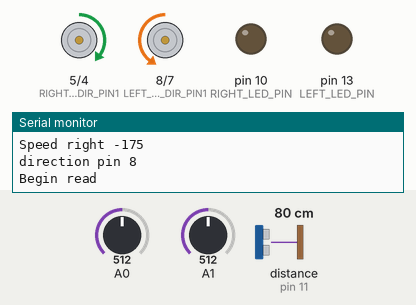
Simulated run of this sketch. Board: Arduino Uno, built with avr-gcc and run on an emulated ATmega328P. Shown: motor-driver pin pairs drawn as motors (green arrow = first pin HIGH = forward, orange = second pin HIGH = backward, longer = more drive, scaled by the enable pin), output pins drawn as LEDs (lit = HIGH), the last lines printed to the serial monitor. Wiring (inferred from the names in the program): ultrasonic range finder: trigger pin 12; echo pin 11. Inputs (shaded band) come from the test bench; at power-on: A0 = 512, A1 = 512, distance to the obstacle (sensor on pin 11) 80 cm. The echo pulse lasts 58.3 µs per cm; pins used as bus, display or sensor lines are not drawn.

Above: at 1.2 s.
1.3 s: A0 set to 587
4.3 s: A0 set to 610
At 5.5 s:
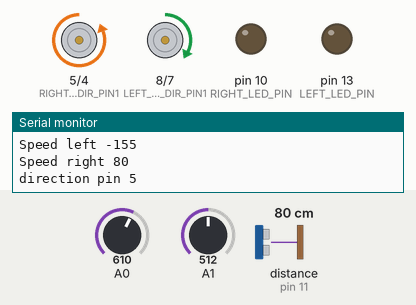
9.1 s: A1 set to 596
12.1 s: A1 set to 627
At 12.7 s:
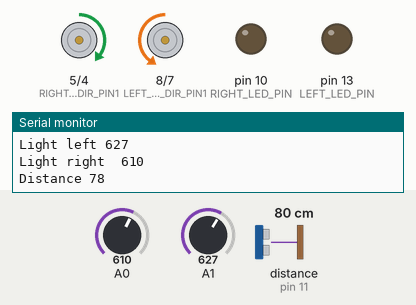
15.1 s: A0 set to 641
At 15.9 s:
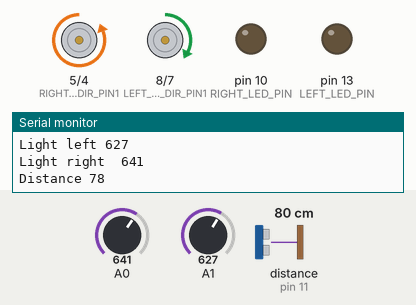
Timing chart, 0 to 17.8 s (numbered marks = the images above; inputs shaded):
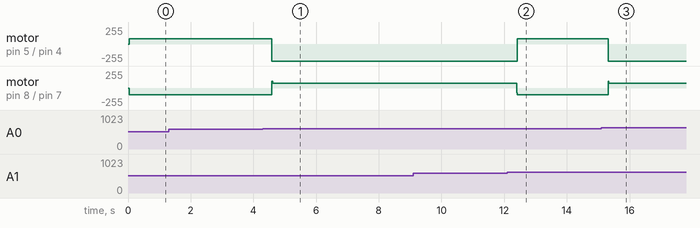

The sketch:

ParanoidLRCar.ino
```cpp
#include <Arduino.h>
#include "Car.h"

ParanoidLRCar behavior(20, 40, 600, 900);
Car car(behavior);

void setup()
{
  Serial.begin(9600);
}

void loop()
{
  car.update();
}
```

Car.cpp
```cpp
#include "Car.h"

// LED
#define LEFT_LED_PIN 13
#define RIGHT_LED_PIN 10
#define LED_ON_TIME 500
#define LED_OFF_TIME 500

// DISTANCE SENSOR MACROS
#define DISTANCE_SENSOR_UPDATE_INTERVAL 50
#define ECHO_PIN 11
#define TRIGGER_PING 12

// LEFT MOTOR
#define LEFT_MOTOR_SPEED_PIN 9
#define LEFT_MOTOR_DIR_PIN1 8
#define LEFT_MOTOR_DIR_PIN2 7
#define LEFT_MOTOR_MAX_SPEED 255
// RIGHT MOTOR
#define RIGHT_MOTOR_SPEED_PIN 3
#define RIGHT_MOTOR_DIR_PIN1 5
#define RIGHT_MOTOR_DIR_PIN2 4
#define RIGHT_MOTOR_MAX_SPEED 230

Car::Car(const ParanoidLRCar &b)
    : distanceSensor(TRIGGER_PING, ECHO_PIN, DISTANCE_SENSOR_UPDATE_INTERVAL),
      //  Motor(int speedControlPin, int dirControlPin1, int dirControlPin2, int MaxSpeed);
      leftMotor(LEFT_MOTOR_SPEED_PIN, LEFT_MOTOR_DIR_PIN1, LEFT_MOTOR_DIR_PIN2, LEFT_MOTOR_MAX_SPEED),
      rightMotor(RIGHT_MOTOR_SPEED_PIN, RIGHT_MOTOR_DIR_PIN1, RIGHT_MOTOR_DIR_PIN2, RIGHT_MOTOR_MAX_SPEED),
      leftLdr(A1),
      rightLdr(A0),
      leftLed(LEFT_LED_PIN, LED_ON_TIME, LED_OFF_TIME),
      rightLed(RIGHT_LED_PIN, LED_ON_TIME, LED_OFF_TIME),
      behavior(b){};

void Car::update()
{
        distanceSensor.update();

        Serial.println("");
        Serial.print("Light left ");
        Serial.println(leftLdr.read());
        Serial.print("Light right  ");
        Serial.println(rightLdr.read());
        Serial.print("Distance ");
        Serial.println(distanceSensor.read());

        behavior.update(leftLdr.read(), rightLdr.read(), distanceSensor.read());
        Serial.print("Speed left ");
        Serial.println(behavior.getLeftMotorSpeed());
        Serial.print("Speed right ");
        Serial.println(behavior.getRightMotorSpeed());

        leftMotor.setSpeed(behavior.getLeftMotorSpeed());
        rightMotor.setSpeed(behavior.getRightMotorSpeed());

        // delay(4000);
};
```

Car.h
```cpp
#ifndef CAR_H
#define CAR_H

#include "ParanoidLRCar.h"
#include "CarBehavior.h"
#include "Motor.h"
#include "Led.h"
#include "Photoresistor.h"
#include "DistanceSensor.h"
#include <Arduino.h>

class Car
{
  DistanceSensor distanceSensor;
  Motor leftMotor;
  Motor rightMotor;
  Photoresistor leftLdr;
  Photoresistor rightLdr;
  Led leftLed;
  Led rightLed;
  ParanoidLRCar behavior;

public:
  Car(const ParanoidLRCar &behavior);
  void update();
};

#endif // CAR_H
```

CarBehavior.cpp
```cpp
#include "CarBehavior.h"
#include <Arduino.h>
void CarBehavior::update(int leftPhotoresistorValue, int rightPhotoresistorValue, int distance)
{
  Serial.println("not implemented");
  // Implementation for the update function
}

int CarBehavior::getLeftMotorSpeed()
{

  // Implementation for the getLeftMotorSpeed function
  return 0; // Placeholder value
}

int CarBehavior::getRightMotorSpeed()
{
  // Implementation for the getRightMotorSpeed function
  return 0; // Placeholder value
}
```

CarBehavior.h
```cpp
#ifndef CARBEHAVIOR_H
#define CARBEHAVIOR_H

class CarBehavior
{
public:
  virtual void update(int leftPhotoresistorValue, int rightPhotoresistorValue, int distance);
  virtual int getLeftMotorSpeed();
  virtual int getRightMotorSpeed();
};

#endif
```

DistanceSensor.cpp
```cpp
#include "DistanceSensor.h"
#include <Arduino.h>

DistanceSensor::DistanceSensor(int triggerPin, int echoPin, long updateInterval)
{
    this->triggerPin = triggerPin;
    this->echoPin = echoPin;
    this->updateInterval = updateInterval;

    pinMode(triggerPin, OUTPUT);
    pinMode(echoPin, INPUT);
    digitalWrite(triggerPin, LOW); // Initialize pin with 0

    previousTime = 0;
    senseTime = 0;
    isReading = false;
}

int DistanceSensor::read()
{
    return latestDistance;
}

void DistanceSensor::beginRead()
{
    if (isReading)
        return;

    Serial.println("Begin read");

    digitalWrite(triggerPin, HIGH);
    isReading = true;
    senseTime = millis();
}

void DistanceSensor::finishRead()
{
    digitalWrite(triggerPin, LOW);
    long t = pulseIn(echoPin, HIGH); // get pulse width
    latestDistance = t / 59;         // scale time to distance in cm
    isReading = false;               // disable reading mode

    Serial.print("Distance: ");
    Serial.print(latestDistance); // Enviamos serialmente el valor de la distancia
    Serial.print("cm");
    Serial.println();
}

void DistanceSensor::update()
{
    unsigned long currentTime = millis();

    // begin sense interval, finish update interval
    if (!isReading && currentTime - previousTime > updateInterval)
    {
        beginRead();
    }

    // begin update interval, finish sense interval
    if (isReading && currentTime - senseTime > SENSE_INTERVAL)
    {
        finishRead();
        previousTime = millis();
    }
}
```

DistanceSensor.h
```cpp
#ifndef DISTANCE_SENSOR_H
#define DISTANCE_SENSOR_H

class DistanceSensor
{
private:
    int triggerPin;
    int echoPin;

    static const long SENSE_INTERVAL = 100; // in millis

    unsigned long previousTime; // millis
    unsigned long senseTime;    // millis, for ping delay computation
    long updateInterval;        // millis, for update interval computation
    bool isReading;

    int latestDistance;

public:
    DistanceSensor(int triggerPin, int echoPin, long updateInterval);

    int read();

    void beginRead();

    void finishRead();

    void update();
};

#endif // DISTANCE_SENSOR_H
```

Led.cpp
```cpp
#include "Led.h"
#include <Arduino.h>

Led::Led(int pin, long on, long off)
{
  this->ledPin = pin;
  pinMode(ledPin, OUTPUT);

  this->onTime = on;
  this->offTime = off;

  ledState = LOW;
  previousMillis = 0;
}

void Led::Update()
{

  // check to see if it's time to change the state of the LED
  unsigned long currentMillis = millis();

  if ((ledState == HIGH) && (currentMillis - previousMillis >= onTime))
  {
    ledState = LOW;                 // Turn it off
    previousMillis = currentMillis; // Remember the time
    digitalWrite(ledPin, ledState); // Update the actual LED
  }
  else if ((ledState == LOW) && (currentMillis - previousMillis >= offTime))
  {
    ledState = HIGH;                // turn it on
    previousMillis = currentMillis; // Remember the time
    digitalWrite(ledPin, ledState); // Update the actual LED
  }
}
```

Led.h
```cpp
#ifndef LED_H
#define LED_H

class Led
{
private:
  int ledPin;
  long onTime;
  long offTime;

  int ledState;
  unsigned long previousMillis;

public:
  Led(int pin, long on, long off);

  void Update();
};

#endif
```

Motor.cpp
```cpp
#include "Motor.h"
#include <Arduino.h>

void Motor::setDirection(Direction dir)
{
  switch (dir)
  {
  case BACKWARD:
    digitalWrite(directionControlPin1, HIGH);
    digitalWrite(directionControlPin2, LOW);
    return;
  case FORWARD:
    digitalWrite(directionControlPin1, LOW);
    digitalWrite(directionControlPin2, HIGH);
    return;
  case STOPPED:
  default:
    digitalWrite(directionControlPin1, LOW);
    digitalWrite(directionControlPin2, LOW);
    return;
  }
}

Motor::Motor(int speedControlPin, int dirControlPin1, int dirControlPin2, int maxSpeed)
{
  this->speedControlPin = speedControlPin;
  this->directionControlPin1 = dirControlPin1;
  this->directionControlPin2 = dirControlPin2;
  this->maxSpeed = maxSpeed;
  pinMode(speedControlPin, OUTPUT);
  pinMode(directionControlPin1, OUTPUT);
  pinMode(directionControlPin2, OUTPUT);
}

void Motor::setSpeed(int speed)
{
  if (speed > 0)
  {
    setDirection(FORWARD);
    Serial.print("direction pin ");
    Serial.println(directionControlPin1);
  }
  else if (speed < 0)
  {
    setDirection(BACKWARD);
  }
  else
  {
    setDirection(STOPPED);
  }

  analogWrite(speedControlPin, map(speed, 0, 255, 0, maxSpeed));
}
```

Motor.h
```cpp
#ifndef MOTOR_H
#define MOTOR_H

enum Direction
{
  FORWARD,
  BACKWARD,
  STOPPED
};

class Motor
{
private:
  int speedControlPin;      // enA or enB
  int directionControlPin1; // in1 or in3
  int directionControlPin2; // in2 or in4

  int maxSpeed;

  void setDirection(Direction dir);

public:
  static const int MAX_SPEED_INPUT = 255;
  Motor(int speedControlPin, int dirControlPin1, int dirControlPin2, int MaxSpeed);
  void setSpeed(int speed);
};

#endif
```

ParanoidLRCar.cpp
```cpp
#include "Print.h"
#include "ParanoidLRCar.h"
#include "Motor.h"

int ParanoidLRCar::getLeftMotorSpeed()
{
  return rightMotorSpeed;
}

int ParanoidLRCar::getRightMotorSpeed()
{
  return leftMotorSpeed;
}

ParanoidLRCar::ParanoidLRCar(int stopDistance, int slowDownDistance, int minPhotoresistorValue, int maxPhotoresistorValue)
{

  this->state = SEARCH_L;
  this->stopDistance = stopDistance;
  this->slowDownDistance = slowDownDistance;
  this->minPhotoresistorValue = minPhotoresistorValue;
  this->maxPhotoresistorValue = maxPhotoresistorValue;
  leftMotorSpeed = 0;
  rightMotorSpeed = 0;
  this->ready = false;
}

void ParanoidLRCar::update(int leftPhotoresistorValue, int rightPhotoresistorValue, int distance)
{
  // no dobla
  switch (this->state)
  {
  case SEARCH_L:
    Serial.println("spinL");
    leftMotorSpeed = -(255 - 80);
    rightMotorSpeed = 80;
    // if both detect a lot of light go ahead
    if (leftPhotoresistorValue > maxPhotoresistorValue && rightPhotoresistorValue > maxPhotoresistorValue)
    {
      // this->lastSpinTime = millis();
      this->state = MOVE;
      rightMotorSpeed = 0;
      leftMotorSpeed = 0;
      return;
    }
    // si el valor derecho es mayor del izquierdo pero no tengo que ir para adelante giro para ese lado

    if (rightPhotoresistorValue > minPhotoresistorValue && rightPhotoresistorValue > leftPhotoresistorValue)
    {
      this->state = SEARCH_R;
      return;
    }
    return;
  case SEARCH_R:
    Serial.println("spinR");
    rightMotorSpeed = -(255 - 100);
    leftMotorSpeed = 80;
    if (leftPhotoresistorValue > minPhotoresistorValue && rightPhotoresistorValue > maxPhotoresistorValue)
    {
      // this->lastSpinTime = millis();
      this->state = MOVE;
      rightMotorSpeed = 0;
      leftMotorSpeed = 0;
      return;
    }
    // si el valor izquierdo es mayor del derecho pero no tengo que ir para adelante giro para ese lado
    if (leftPhotoresistorValue > minPhotoresistorValue && rightPhotoresistorValue < leftPhotoresistorValue)
    {
      this->state = SEARCH_L;
      return;
    }

    return;
  case STOP:
    leftMotorSpeed = 0;
    rightMotorSpeed = 0;
    return;

  case MOVE:
    // checkeo choque
    if (distance < stopDistance)
    {
      // tengo que frenar y cambio de estado
      Serial.println("too close!");
      leftMotorSpeed = 0;
      rightMotorSpeed = 0;
      // change state
      // this->state = STOP;
      return;
    }

    if (distance < slowDownDistance)
    {
      Serial.println("Slow down!");
      leftMotorSpeed = 100;
      rightMotorSpeed = 100;
      return;
    }

    if (rightPhotoresistorValue < minPhotoresistorValue)
    {
      this->state = SEARCH_L;
      return;
    }

    if (leftPhotoresistorValue < minPhotoresistorValue)
    {
      this->state = SEARCH_R;
      return;
    }

    Serial.println("Forward");
    leftMotorSpeed = 200;
    rightMotorSpeed = 180;
    return;

  default:
    return;
  }
}
```

ParanoidLRCar.h
```cpp
#ifndef PARANOIDLRCAR_H
#define PARANOIDLRCAR_H
#include "CarBehavior.h"
#include <Arduino.h>

enum State
{
  SEARCH_L,
  SEARCH_R,
  MOVE,
  STOP
};

class ParanoidLRCar : public CarBehavior
{
private:
  int minPhotoresistorValue;
  int maxPhotoresistorValue;
  int stopDistance;
  int slowDownDistance;
  ;
  State state;
  int leftMotorSpeed;
  int rightMotorSpeed;
  bool ready;

public:
  ParanoidLRCar(int stopDistance, int slowDownDistance, int minPhotoresistorValue, int maxPhotoresistorValue);
  virtual void update(int leftPhotoresistorValue, int rightPhotoresistorValue, int distance);
  virtual int getLeftMotorSpeed();
  virtual int getRightMotorSpeed();
};

#endif
```

Photoresistor.cpp
```cpp
#include "Photoresistor.h"
#include <Arduino.h>

Photoresistor::Photoresistor(int pin)
{
  this->ldrPin = pin;
  pinMode(ldrPin, INPUT);
}

int Photoresistor::read()
{
  int r = analogRead(ldrPin);
  // Serial.print("Light: ");
  // Serial.print(r);
  // Serial.println();

  return r;
}
```

Photoresistor.h
```cpp
#ifndef PHOTORESISTOR_H
#define PHOTORESISTOR_H

class Photoresistor
{
private:
    int ldrPin;

public:
    Photoresistor(int pin);

    int read();
};

#endif
```

Measured:
- the behaviour switches between 600 and 601 on A0 (found by bisection; images 0 and 1)
- the behaviour switches between 610 and 611 on A1 (found by bisection; images 1 and 2)
- the behaviour switches between 627 and 628 on A0 (found by bisection; images 2 and 3)
- after the input at 4.3 s, motor on pin 5 (RIGHT_MOTOR_DIR_PIN1) / pin 4 (RIGHT_MOTOR_DIR_PIN2): forward 80/255 → backward 255/255 after 0.29 s; motor on pin 8 (LEFT_MOTOR_DIR_PIN1) / pin 7 (LEFT_MOTOR_DIR_PIN2): backward 99/255 → forward 72/255 after 0.29 s
- after the input at 12.1 s, motor on pin 5 (RIGHT_MOTOR_DIR_PIN1) / pin 4 (RIGHT_MOTOR_DIR_PIN2): backward 255/255 → forward 80/255 after 0.31 s; motor on pin 8 (LEFT_MOTOR_DIR_PIN1) / pin 7 (LEFT_MOTOR_DIR_PIN2): forward 72/255 → backward 99/255 after 0.30 s
- after the input at 15.1 s, motor on pin 5 (RIGHT_MOTOR_DIR_PIN1) / pin 4 (RIGHT_MOTOR_DIR_PIN2): forward 80/255 → backward 255/255 after 0.22 s; motor on pin 8 (LEFT_MOTOR_DIR_PIN1) / pin 7 (LEFT_MOTOR_DIR_PIN2): backward 99/255 → forward 72/255 after 0.22 s
